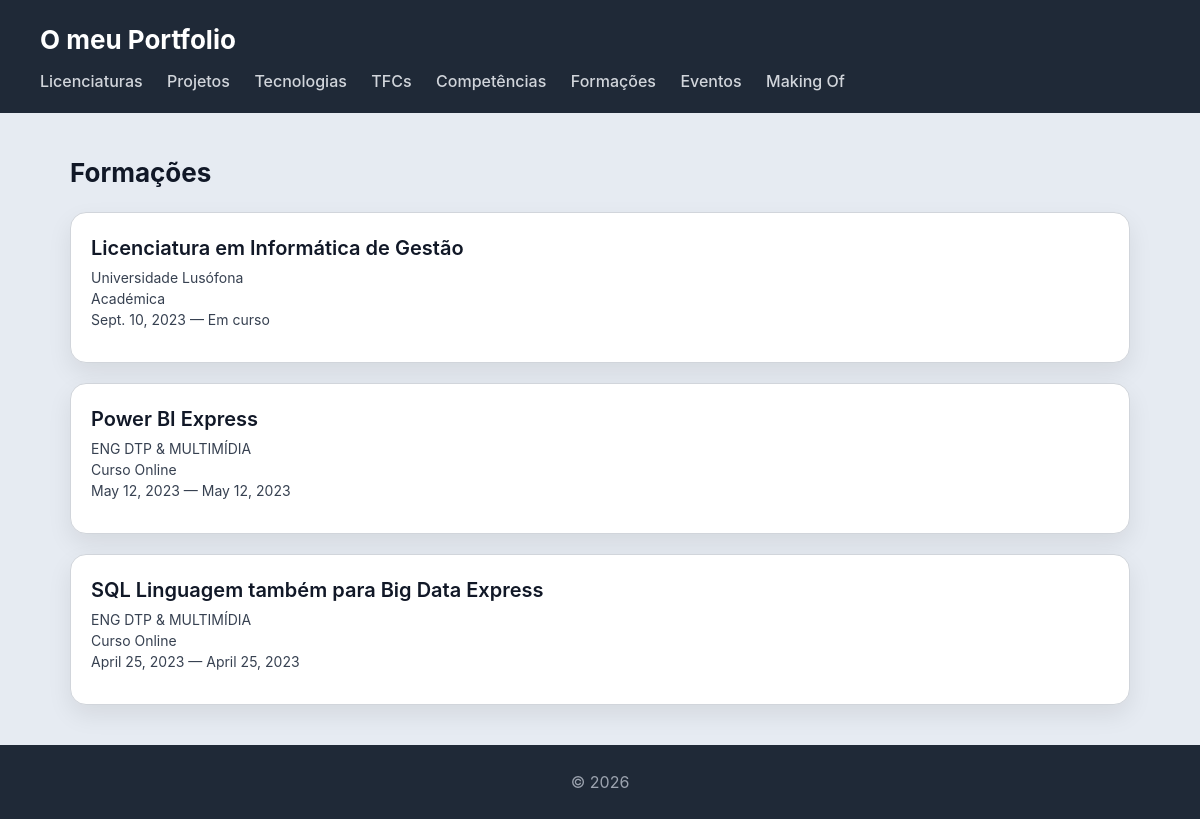
Before: /portfolio/formacoes/ with the older database file.
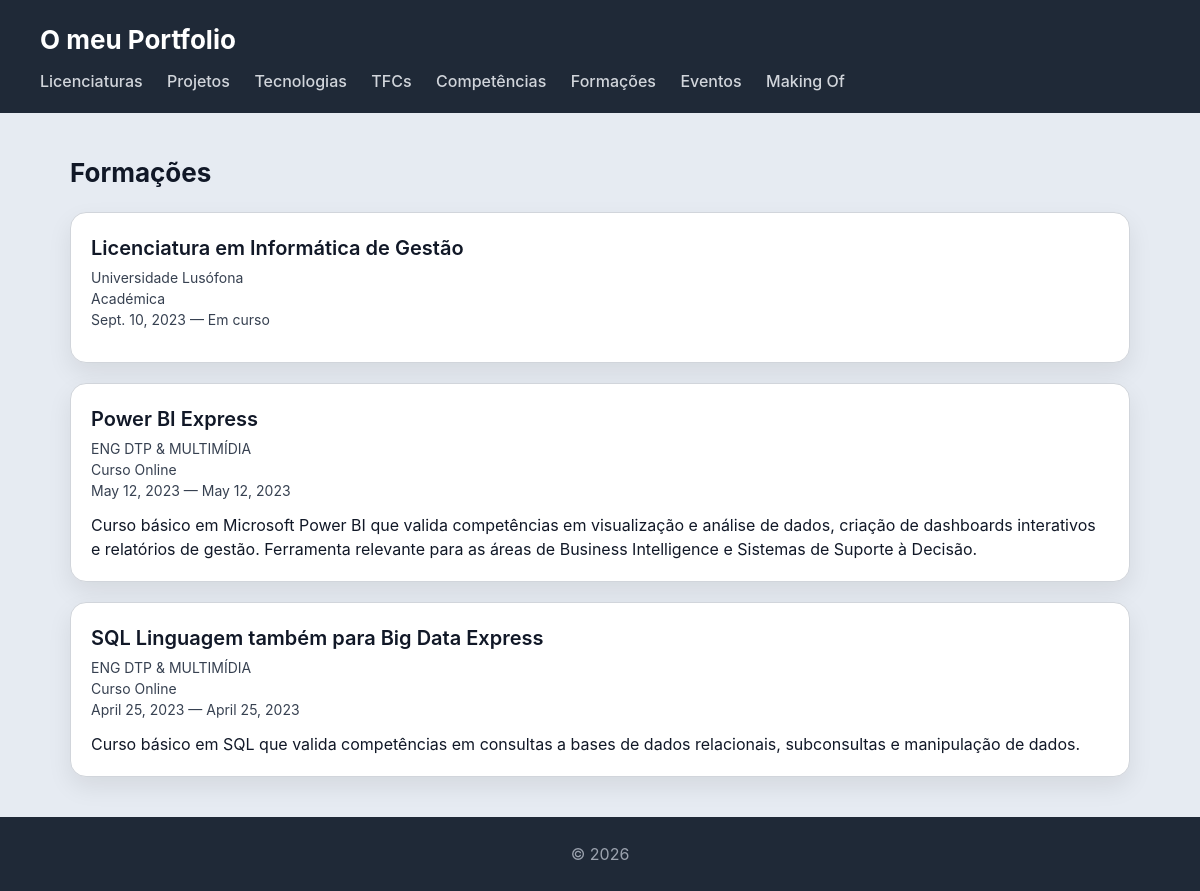
After: the same page with the newer database file.
### portfolio/models.py (models this page shows, shortened)
class Formacao(models.Model):
    TIPO_CHOICES = [
        ('academica', 'Académica'),
        ('curso', 'Curso Online'),
        ('certificacao', 'Certificação'),
        ('workshop', 'Workshop'),
        ('outro', 'Outro'),
    ]
    nome = models.CharField(max_length=200)
    instituicao = models.CharField(max_length=200)
    tipo = models.CharField(max_length=50, choices=TIPO_CHOICES)
    descricao = models.TextField(blank=True)
    data_inicio = models.DateField()
    data_fim = models.DateField(blank=True, null=True)
    em_curso = models.BooleanField(default=False)
    certificado = models.FileField(upload_to='certificados/', blank=True, null=True)
    link = models.URLField(blank=True)
    class Meta:
        ordering = ['-data_inicio']

### portfolio/views.py (the view)
# urls.py: path('formacoes/', views.formacoes_view, name='formacoes'),
def formacoes_view(request):
    formacoes = Formacao.objects.all()
    return render(request, 'portfolio/formacoes.html', {'formacoes': formacoes})

### portfolio/templates/portfolio/formacoes.html
{% extends "portfolio/base.html" %}
{% block content %}
<h2>Formações</h2>
<section>
  {% for formacao in formacoes %}
  <article>
    <header>
      <h3>{{ formacao.nome }}</h3>
      <p>{{ formacao.instituicao }}</p>
      <p>{{ formacao.get_tipo_display }}</p>
      <p>{{ formacao.data_inicio }} — {% if formacao.em_curso %}Em curso{% else %}{{ formacao.data_fim }}{% endif %}</p>
    </header>
    {% if formacao.descricao %}
    <section>
      <p>{{ formacao.descricao }}</p>
    </section>
    {% endif %}
  </article>
  {% endfor %}
</section>
{% endblock %}

Changed rows visible on the page:
changed Formacao "Power BI Express": descricao (not shown) → "Curso básico em Microsoft Power BI que valida competências em visualização e análise de dados, criação de dashboards interativos e relatórios de gestão. Ferramenta relevante para as áreas de Business Intelligence e Sistemas de Suporte à Decisão."
changed Formacao "SQL Linguagem também para Big Data Express": descricao (not shown) → "Curso básico em SQL que valida competências em consultas a bases de dados relacionais, subconsultas e manipulação de dados."
